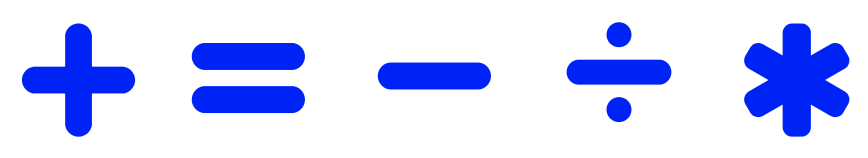
#> input picture data/original_operators.png, 1736 x 316 px, found by its file name (shown at 1/2 size); its folder holds 2 pictures in this run
$ jupyter execute --allow-errors Classify_Symbols_V1.ipynb   (shell and % lines are left out)
#> lines starting #> are read from the running program, lines starting #| are printed output that depends on the picture; after the words box and inside, x2 and y2 are one past the last pixel; in counts of white or black regions, pixels touching at a corner belong together; long printed decimals are rounded
# [IAPR 2020:][iapr2020] Lab 1 ‒  Image segmentation

**Author:** Gabriel Tornare, Kilian Meier, Jérôme Savary
**Due date:** 26.03.2020

[iapr2018]: https://github.com/LTS5/iapr-2020

## Extract relevant data
We first need to extract the `lab-01-data.tar.gz` archive.
To this end, we use the [tarfile] module from the Python standard library.

[tarfile]: https://docs.python.org/3.6/library/tarfile.html

[cell 1]
import tarfile
import os

data_base_path = os.path.join(os.pardir, '..\\..\\data')
data_folder = 'lab-01-data'
tar_path = os.path.join(data_base_path, data_folder + '.tar.gz')
#> (the rest of this cell did not finish here and is left out)

[cell 2]
import skimage.io
import matplotlib.pyplot as plt

#method 1 :
import imageio #to load png pictures
from skimage import img_as_ubyte
from skimage import filters
from skimage.color import rgb2gray
from skimage.color import rgba2rgb
from skimage.filters import rank
from skimage.morphology import disk
from skimage.draw import rectangle
from skimage.measure import label
import numpy as np
from skimage.segmentation import watershed

#method 2 :
# from skimage.util import img_as_ubyte
from sklearn.cluster import KMeans
from sklearn.decomposition import PCA

[cell 3]
# [5 lines of commented-out code are left out]

## Part 2: Shape/color segmentation

You will find hereafter three pictures taken under three different illuminations, containing some shapes with different colors. We ask you to create a routine to:

1. Count the number of shapes of each color.
2. Compute the total area (in pixels) of each color.

Please note that one specific challenge is to be robust to illumination changes. Therefore some kind of intensity normalization should probably be used.

**Note:** the routine(s) that you will write for this exercise will be useful for the final project as well, so pay special attention to it.

### 2.1 Visualization

[cell 4]
# Load images
im_names = ['arena-shapes-01', 'arena-shapes-02', 'arena-shapes-03']
#> (the rest of this cell did not finish here and is left out)

[cell 5]
# Plot images
fig, axes = plt.subplots(1, 3, figsize=(12, 12))
#> (the rest of this cell did not finish here and is left out)

### 2.2 Number of shapes of each color
#### Algorithm
The process can be described by the following steps:
1. Convert image to gray scale
2. Denoise the image using a median filter
3. Find background by thresholding and use remaining pixels as markers
4. Perform watersheding on sobel edges of original image
5. Computing mean color and size of each object
6. Compute separation threshold
7. Classify objects and compute number of object and area per class
8. Display the results

#### Discussion
This approach leads to good results : all the objects are correctly classified and well delimited. However it relies on several assumption. First, the background threshold definition relies on the fact that the background is dominant in the image (taking the mean of the image), this is ok while the objects are sparse in the image and the background is homogeneous. This could be solved by using other background removal approach, here an active contour might be an interesting solution. Second, the classification between objects relies on the fact that there are around the same number of objects in each class (mean of the mean color), this can be solved by using other classification approaches such as k-means for example.
This approach uses only grayscale images, but one could maybe benefit from the color information to create a more robust algorithm, maybe changing color space and using one of those dimensions could be interesting.
Finally, one could question the use of the watersheding since the markers computed are already pretty good object segmentations, but watersheding adds probably some robustness and could lead to better edges depending on the contrast of the original image.

###  ================== JUST LABELS A PICTURE ================

[cell 6]
im = imageio.imread('../../data/original_operators.png')
#> im is the input picture: shape (316, 1736, 4); mean R, G, B, A 209.5, 215.7, 253.2, 255
print(im.shape)
#| (316, 1736, 4)
plt.imshow(im[:,:,0:3])

[cell 7]
greyim = rgb2gray(rgba2rgb(im))
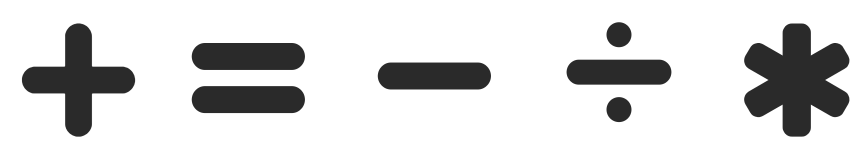
#> greyim: shape (316, 1736) float64 (shown at 1/2 size); min 0.167, max 1, mean 0.851
# or : greyim = rgb2gray(im[:,:,0:3])
print(greyim.shape)
#| (316, 1736)
plt.imshow(greyim)

[cell 8]
width = greyim.shape[1]//5
#> width = 347

[cell 9]
width
#> Out = 347

[cell 10]
symbols = [ None for i in np.arange(5)]
for i in np.arange(5):
  symbols[i] = greyim[:,width*i:width*(i+1)]
#> after the loop, symbols = 5 items

[cell 11]
plt.imshow(symbols[0])
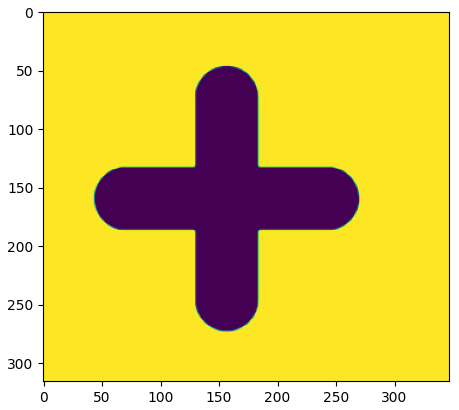
#> figure drawn by matplotlib, 1 panel

[cell 12]
print( np.amin(symbols[0]) )
#| 0.1675
print(symbols[0][0,0])
#| 1.0

[cell 13]
for im in symbols: #for each image
    #im_gray = im
    im_gray = rgb2gray(im)      # convert to grayscale
    denoised = rank.median(img_as_ubyte(im_gray), disk(1))  # denoise image


    # define markers for wateshed : one small rectagle to define background
    # and markers where there is no background. The background is defined as an interval around the mean color of the image
    markers = np.zeros_like(im_gray)

    thresh = 0.9 #np.average(im_gray)
    interval = 0.2 #to adjust probably !!!
    markers[im_gray<thresh-interval] = 1
    markers[im_gray>thresh+interval] = 1
    rr, cc = rectangle((0,0), extent=(20,20), shape=markers.shape)
    markers[rr,cc] = 1
    markers = label(markers)

    # sobel edges
    edge_sobel = filters.sobel(denoised)

    # perform the watershed
    labels = watershed(edge_sobel, markers)

    # perform clustering
    nb_obj = np.max(labels)-1
    print(nb_obj)

    # display results
    fig, axes = plt.subplots(nrows=1, ncols=3, figsize=(16, 5),
                             sharex=True, sharey=True)
    ax = axes.ravel()

    ax[0].imshow(im)
    ax[0].set_title("Original")

    ax[1].imshow(markers, cmap=plt.cm.nipy_spectral, alpha=1)
    ax[1].set_title("Markers")

    ax[2].imshow(labels, cmap=plt.cm.nipy_spectral, alpha=1)
    ax[2].set_title("Segmented")

    #print("Nbr of black objects {} total area {}, nbr of blue objects {} total area {}".format(nbrBlack,areaBlack,nbrBlue,areaBlue))

    for a in ax:
        a.axis('off')

    fig.tight_layout()
    plt.show()
#> this loop made 5 passes
#> nb_obj on passes 1 to 5: 1, 2, 1, 3, 1
#| 1
#| 2
#| 1
#| 3
#| 1
#> pass 1, `im_gray = rgb2gray(im)`:
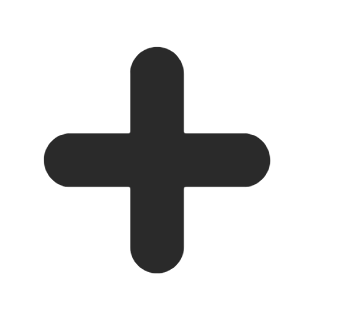
#> im_gray: shape (316, 347) float64; min 0.167, max 1, mean 0.847
#> pass 1, `edge_sobel = filters.sobel(denoised)`:
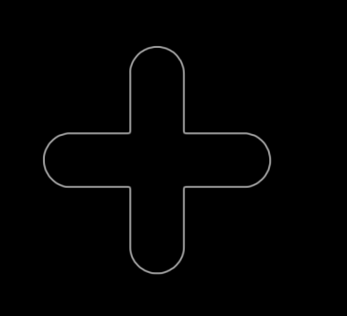
#> edge_sobel: shape (316, 347) float64; min 0, max 0.631, mean 0.0087
#> pass 1, `labels = watershed(edge_sobel, markers)`:
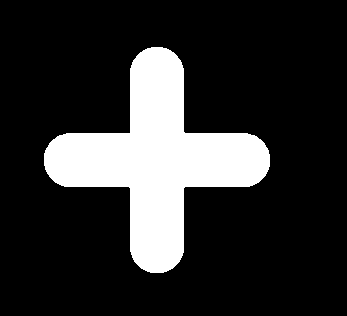
#> labels: shape (316, 347) int64; values 1 (black) and 2 (white), 18.5% white; 1 white region, box (x1, y1, x2, y2) and area: (44, 47, 270, 273) 20326
#> pass 1, `plt.show()`:
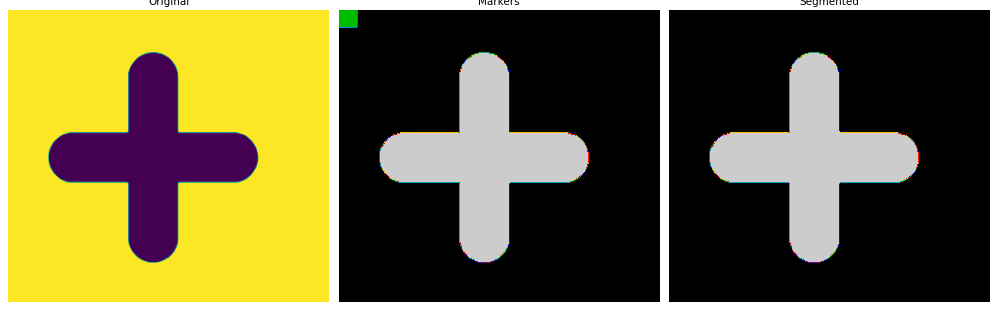
#> figure drawn by matplotlib, 3 panels
#> pass 2, `plt.show()`:
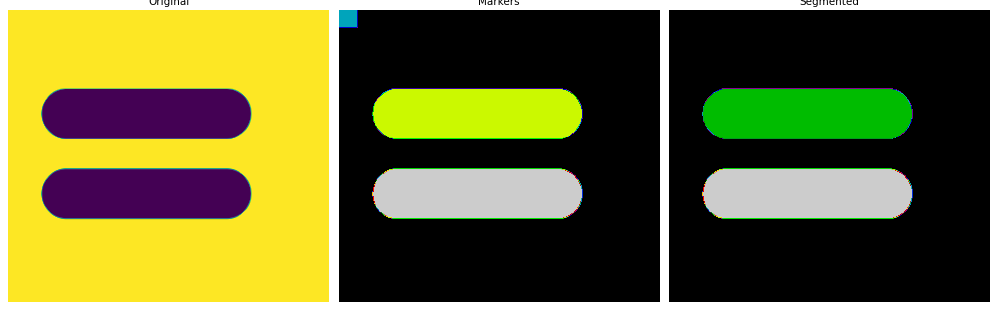
#> figure drawn by matplotlib, 3 panels
#> after the loop:
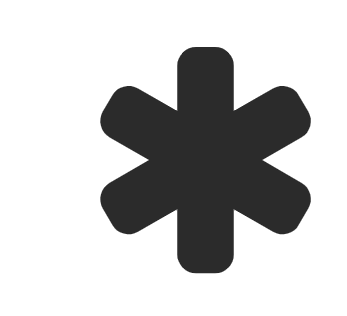
#> denoised: shape (316, 347); min 43, max 255, mean 198.6
#> after the loop:
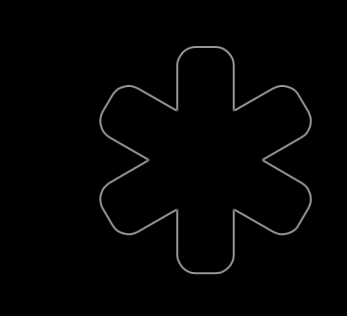
#> edge_sobel: shape (316, 347) float64; min 0, max 0.651, mean 0.0108
#> after the loop:
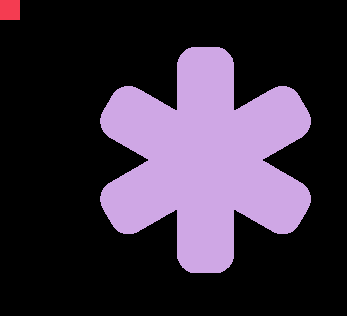
#> markers: shape (316, 347) int64; 3 distinct labels, from 0 to 2; one colour per label, 0 black
